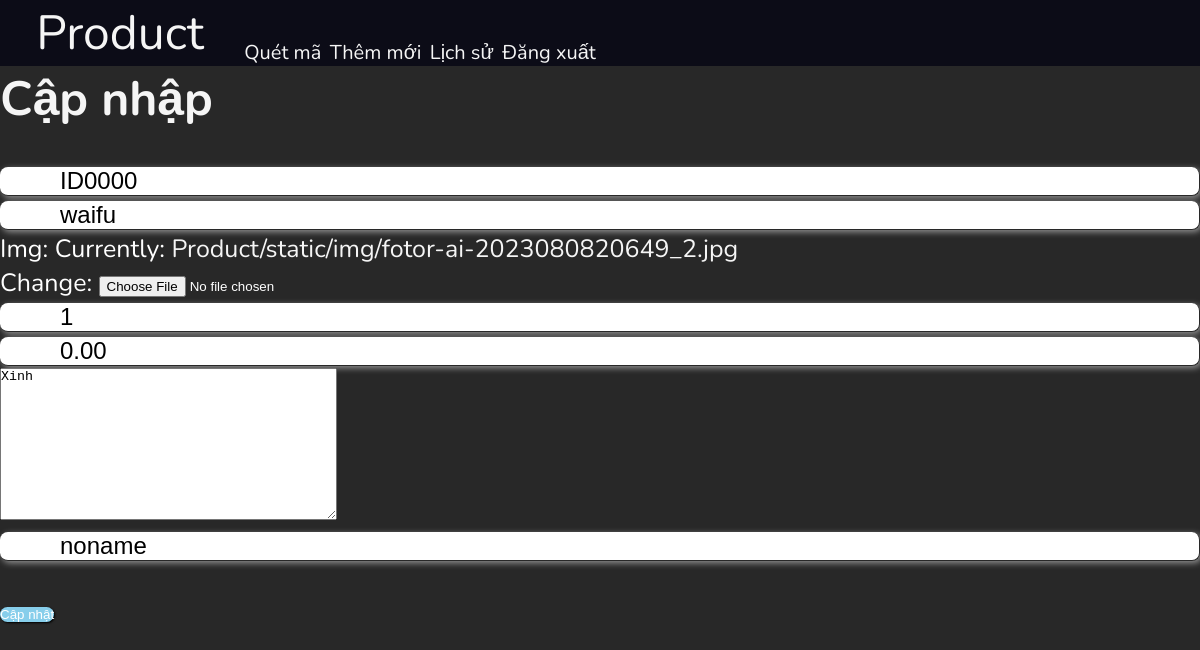
The app's page /update/ID0000 (signed in) with its own data.
### Product/models.py (models this page shows)
class Product(models.Model):
	id_product = models.CharField(max_length=20, primary_key=True)
	title = models.CharField(max_length=100, null=False)
	img = models.ImageField(upload_to="Product/static/img", null=True)
	amount = models.IntegerField(default=0, null=False)
	price = models.DecimalField(max_digits=12, decimal_places=2)
	description = models.TextField(blank=True, null=True)
	company = models.CharField(max_length=50)

### Product/views.py (the view)
# urls.py: path('update/<str:id_product>', views.update, name='update'),
@auth_decorator
def update(request, id_product):
	current_product = Product.objects.get(pk=id_product)
	form = AddProductForm(request.POST or None, request.FILES or None, instance=current_product)
	if form.is_valid():
		form.save()
		save_history(request=request, action="UPDATE", id_product=id_product)
		messages.success(request, "Cập nhật thành công")
		return redirect('home')
	return render(request, 'product/update.html', {'form':form})

### Product/forms.py
class AddProductForm(forms.ModelForm):
	id_product = forms.CharField( required=True, widget=forms.widgets.TextInput(attrs={"placeholder":"Mã sản phẩm", "class":"form-control"}), label="")
	title = forms.CharField(required=True, widget=forms.widgets.TextInput(attrs={"placeholder":"Tên sản phẩm", "class":"form-control"}), label="")
	img = forms.ImageField()
	amount = forms.IntegerField(required=True, widget=forms.widgets.NumberInput(attrs={"placeholder":"Só lượng sản phẩm", "class":"form-control"}), label="")
	price = forms.DecimalField(required=True, widget=forms.widgets.NumberInput(attrs={"placeholder":"Giá sản phẩm", "class":"form-control"}), label="")
	description = forms.CharField(required=True, widget=forms.widgets.Textarea(attrs={"placeholder":"Mô tả sản phẩm", "class":"form-control"}), label="")
	company = forms.CharField(widget=forms.widgets.TextInput(attrs={"placeholder":"Tên công ty", "class":"form-control"}), label="")
	class Meta():
		model = Product
		exclude = ("user","",)

### Product/views.py (called while the page is built)
def auth_decorator(func):
	@functools.wraps(func)
	def warpper(*args, **kwargs):
		request = args[0]
		if request.user.is_authenticated:
			result = func(*args, **kwargs)
			return result
		else:
			print("Decorator is working.")
			messages.warning(request, "Bạn cần đăng nhập để thực hiện chức năng")
			return redirect('home')
	return warpper

### Product/templates/product/update.html (shortened to what this page needs)
{% extends 'product/base.html' %}
{% block update_product %}
<div class="col-md-6 offset-md-3">
	<h1>Cập nhập</h1>
	<br>
	<form method="POST" enctype="multipart/form-data">
		{{ form.as_p }}
		<br>
		<button type="submit" class="btn btn-primary">Cập nhật</button>
	</form>
</div>
{% endblock %}

### Product/static/CSS/style.css (style rules this page uses)
* { margin: 0; padding: 0; box-sizing: border-box; font : Nunito, monospace; }
:root { --BGCOLOR : #282828; --NAV-BGCOLOR : #0c0c17; }
html { scroll-behavior: smooth; background: var(--BGCOLOR); }
body { font: 1.5rem "Nunito", sans-serif; min-height: 100vh; }
a , a:visited { text-decoration: none; color: whitesmoke; }
h1 { color: whitesmoke; }
input.form-control { width: 100%; height: 50%; font-size: 1.5rem; border-radius: 8px; padding: 0% 5%; border: none; border-right: 1.5px solid #282828; border-bottom: 1.5px solid #282828; outline: none; box-shadow: 2px 2px 6px hsla(100, 100%, 100%, 0.5); }
button, .btn { border-radius: 8px; border: none; outline: none; box-shadow: 1px 1px 2px black; }
button:hover, button:focus, { cursor: pointer; }
p { font-size: 25px; color: white; }
.btn-primary { background: skyblue; color: white; }

### records on screen
Product: id_product "ID0000", title "waifu", amount "1", price "0.00", description "Xinh", company "noname"
